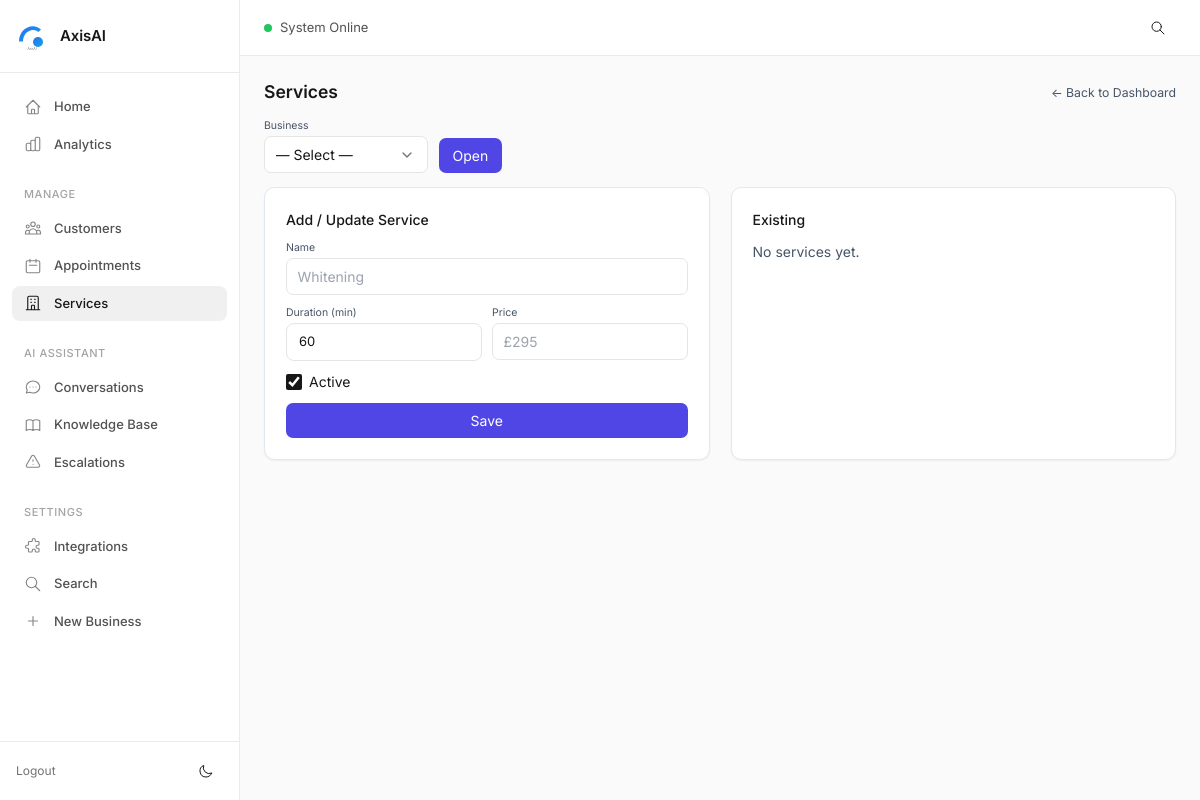
The page /services?business_id=16 (signed in) on the database as committed earlier.
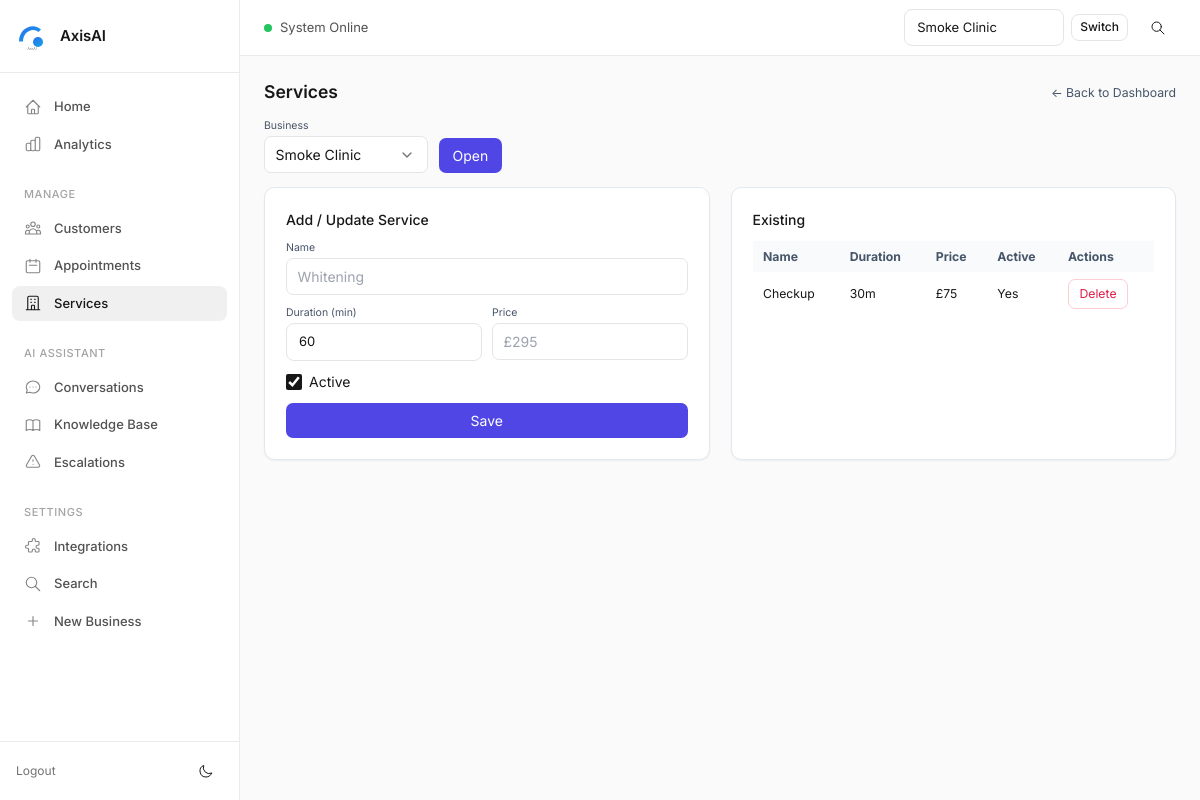
The same page on the database as committed later.
### tables this page shows
CREATE TABLE services (
  id INTEGER PRIMARY KEY AUTOINCREMENT,
  business_id INTEGER NOT NULL,
  name TEXT NOT NULL,
  duration_min INTEGER NOT NULL DEFAULT 30,
  price TEXT,
  active INTEGER NOT NULL DEFAULT 1,
  created_at TEXT NOT NULL DEFAULT CURRENT_TIMESTAMP,
  updated_at TEXT NOT NULL DEFAULT CURRENT_TIMESTAMP, external_id TEXT,
  UNIQUE(business_id, name),
  FOREIGN KEY (business_id) REFERENCES businesses(id) ON DELETE CASCADE
);

### services_bp.py (the view)
@bp.route("/services", methods=["GET"])
def services_index():
    if _need_login():
        return redirect(url_for("auth.login"))
    bid = safe_int(request.args.get("business_id"))
    businesses = list_businesses(limit=500)
    services = []
    if bid:
        with get_conn() as con:
            services = con.execute(
                "SELECT * FROM services WHERE business_id=? ORDER BY active DESC, name",
                (bid,)
            ).fetchall()
    return render_template(
        "services.html",
        businesses=businesses,
        business_id=bid,
        services=services
    )

### core/authz.py (called while the page is built)
def get_allowed_business_ids_for_user(user) -> List[int]:
    if not user:
        return []
    if user.get("role") == "admin":
        with get_conn() as con:
            return [r["id"] for r in con.execute("SELECT id FROM businesses").fetchall()]
    with get_conn() as con:
        rows = con.execute("SELECT business_id FROM business_users WHERE user_id=?", (user["id"],)).fetchall()
        return [r["business_id"] for r in rows]

### core/csrf.py (called while the page is built, shortened)
def _get_token():
    tok = session.get("csrf_token")
    if not tok:
        tok = secrets.token_urlsafe(32)
        session["csrf_token"] = tok
    return tok

def register_csrf(app):
    @app.context_processor
    def inject_csrf():
        return {"csrf_token": _get_token()}
    @app.before_request
    def enforce_csrf():
        if request.method in _EXEMPT_METHODS:
            return

### core/db.py (called while the page is built)
def get_conn() -> sqlite3.Connection:
    con = sqlite3.connect(DB_PATH, timeout=30.0)
    con.row_factory = sqlite3.Row
    con.execute("PRAGMA foreign_keys = ON;")
    con.execute("PRAGMA journal_mode = WAL;")  # Better concurrency
    return con

### services_bp.py (called while the page is built)
def _user() -> Optional[dict]:
    return session.get("user")

def _need_login() -> bool:
    return _user() is None

### templates/services.html (shortened to what this page needs)
{% extends "base.html" %}
{% block content %}
  <div class="flex items-center justify-between mb-4">
    <h1 class="text-xl font-semibold">Services</h1>
    <a class="text-sm text-slate-600 hover:text-indigo-600" href="{{ url_for('dashboard') }}">← Back to Dashboard</a>
  </div>
  <form class="flex items-end gap-3 mb-4" method="get" action="{{ url_for('services.services_index') }}">
    <div>
      <label class="block text-xs text-slate-600 mb-1">Business</label>
      <select name="business_id" class="border rounded-lg px-3 py-2 bg-white">
        <option value="">— Select —</option>
        {% for b in businesses %}
          <option value="{{ b['id'] }}" {% if business_id==b['id'] %}selected{% endif %}>{{ b['name'] }}</option>
        {% endfor %}
      </select>
    </div>
    <button class="px-4 py-2 rounded-lg bg-indigo-600 text-white hover:bg-indigo-700" type="submit">Open</button>
  </form>
  {% if not business_id %}
    <div class="rounded-xl border border-dashed border-slate-300 bg-white p-6 text-slate-600">Select a business.</div>
  {% else %}
    <div class="grid md:grid-cols-2 gap-6">
      <div class="rounded-xl border border-slate-200 bg-white p-6 shadow-sm">
        <h2 class="font-medium mb-3">Add / Update Service</h2>
        <form method="post" action="{{ url_for('services.services_new') }}" class="grid gap-3">
          <div>
            <label class="block text-xs text-slate-600 mb-1">Name</label>
            <input class="w-full border rounded-lg px-3 py-2" name="name" required placeholder="Whitening">
          </div>
          <div class="grid grid-cols-2 gap-3">
            <div>
              <label class="block text-xs text-slate-600 mb-1">Duration (min)</label>
              <input class="w-full border rounded-lg px-3 py-2" name="duration_min" type="number" min="10" step="5" value="60" required>
            </div>
            <div>
              <label class="block text-xs text-slate-600 mb-1">Price</label>
              <input class="w-full border rounded-lg px-3 py-2" name="price" placeholder="£295">
            </div>
          </div>
          <label class="inline-flex items-center gap-2"><input type="checkbox" name="active" checked> Active</label>
          <button class="px-4 py-2 rounded-lg bg-indigo-600 text-white hover:bg-indigo-700" type="submit">Save</button>
        </form>
      </div>
      <div class="rounded-xl border border-slate-200 bg-white p-6 shadow-sm overflow-x-auto">
        <h2 class="font-medium mb-3">Existing</h2>
        {% if not services %}
          <div class="text-slate-600">No services yet.</div>
        {% else %}
          <table class="min-w-full text-sm">
            <thead class="bg-slate-50 text-slate-600">
              <tr>
                <th class="px-3 py-2 text-left">Name</th>
                <th class="px-3 py-2 text-left">Duration</th>
                <th class="px-3 py-2 text-left">Price</th>
                <th class="px-3 py-2 text-left">Active</th>
                <th class="px-3 py-2 text-left">Actions</th>
              </tr>
            </thead>
            <tbody class="divide-y divide-slate-100">
              {% for s in services %}
                <tr>
                  <td class="px-3 py-2">{{ s['name'] }}</td>
                  <td class="px-3 py-2">{{ s['duration_min'] }}m</td>
                  <td class="px-3 py-2">{{ s['price'] or '—' }}</td>
                  <td class="px-3 py-2">{{ 'Yes' if s['active'] else 'No' }}</td>
                  <td class="px-3 py-2">
                    <form method="post" action="{{ url_for('services.services_delete', sid=s['id']) }}" onsubmit="return confirm('Delete this service?');">
                      <button class="px-3 py-1.5 rounded-lg border border-rose-200 text-rose-600 hover:bg-rose-50" type="submit">Delete</button>
                    </form>
                  </td>
                </tr>
              {% endfor %}
            </tbody>
          </table>
        {% endif %}
      </div>
    </div>
  {% endif %}
{% endblock %}

Rows that differ between the two databases and show on the page:
added services: name "Checkup", duration_min "30", price "£75", active "Yes"
Other text that changed with them:
form field active_business_id: (not shown) → "Smoke Clinic"
form field business_id: "— Select —" → "Smoke Clinic"
text no longer shown: "No services yet."
text now shown: "Switch Name Duration Price Active Actions"
